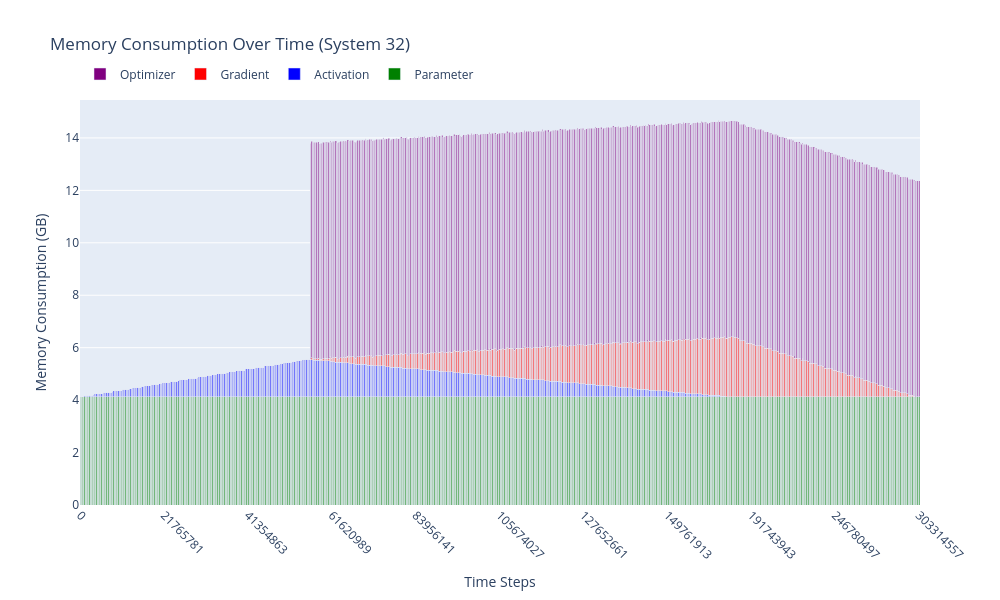

Write notebook code for a chart like this one.
### Code cell
import pandas as pd
import numpy as np
import plotly.graph_objects as go

# Load the CSV file
file_path = './output/GPT_3_1300M_4/2D_Torus/2_1_32_1_0_memory.csv'
data = pd.read_csv(file_path)

# Filter rows where the 'Sys' column value is 32
filtered_data = data[data[' Sys'] == 32]

# Sort data by time to ensure correct ordering
filtered_data = filtered_data.sort_values(by=' Time')

# Calculate memory consumption components (convert to MB)
activation = (filtered_data['  Activation']) / 1024 / 1024 / 1024
gradient = (filtered_data[' Gradient']) / 1024 / 1024 / 1024

max_optimizer = filtered_data[' Optimizer'].max()
gradient_values = filtered_data[' Gradient'].values
first_nonzero_idx = np.argmax(gradient_values != 0)  # returns first True index

filtered_data[' Optimizer'].values[first_nonzero_idx:] = max_optimizer
optimizer = filtered_data[' Optimizer'] / 1024 / 1024 / 1024

parameter = [max(filtered_data[' Parameter'] / 1024 / 1024 / 1024)] * len(filtered_data[' Parameter'])
filtered_data['Total_Consumption'] = (activation + gradient + parameter + optimizer)

# Create sequential indices for x-axis
x_indices = list(range(len(filtered_data)))
time_values = filtered_data[' Time'].values

# Create a stacked bar chart
fig = go.Figure()


fig.add_trace(
    go.Bar(
        x=x_indices,
        y=parameter,
        name="Parameter",
        marker=dict(color='green'),
        hovertemplate='Time: %{customdata}<br>Parameter: %{y:.2f} GB<extra></extra>',
        customdata=time_values,
        width=1  # Set width to 1 to ensure bars touch each other
    )
)
# Add each memory component as a separate bar trace
fig.add_trace(
    go.Bar(
        x=x_indices,
        y=activation,
        name="Activation",
        marker=dict(color='blue'),
        hovertemplate='Time: %{customdata}<br>Activation: %{y:.2f} GB<extra></extra>',
        customdata=time_values,
        width=1  # Set width to 1 to ensure bars touch each other
    )
)

fig.add_trace(
    go.Bar(
        x=x_indices,
        y=gradient,
        name="Gradient",
        marker=dict(color='red'),
        hovertemplate='Time: %{customdata}<br>Gradient: %{y:.2f} GB<extra></extra>',
        customdata=time_values,
        width=1  # Set width to 1 to ensure bars touch each other
    )
)


fig.add_trace(
    go.Bar(
        x=x_indices,
        y=optimizer,
        name="Optimizer",
        marker=dict(color='purple'),
        hovertemplate='Time: %{customdata}<br>Optimizer: %{y:.2f} GB<extra></extra>',
        customdata=time_values,
        width=1  # Set width to 1 to ensure bars touch each other
    )
)


# Update layout for stacked bars with no gaps
fig.update_layout(
    barmode='stack',
    title_text="Memory Consumption Over Time (System 32)",
    yaxis_title="Memory Consumption (GB)",
    legend=dict(x=0, y=1.1, orientation='h'),
    height=600,
    width=1000,
    bargap=0,  # Remove gap between bars
    bargroupgap=0,  # Remove gap between bar groups
)

# Customize x-axis to show time values at certain intervals
step = max(1, len(filtered_data) // 10)  # Show approximately 10 tick marks
tick_vals = x_indices[::step]
tick_text = [f"{time_values[i]}" for i in tick_vals]

fig.update_xaxes(
    title_text="Time Steps",
    tickvals=tick_vals,
    ticktext=tick_text,
    tickangle=45
)

fig.show()

### Figure 1 — Plotly figure (JSON) as saved in the notebook; plotly's stock layout.template omitted (floating-point values rounded to 4 significant figures; data arrays with more than 128 entries replaced by an {"elided": "..."} marker saying what was removed)
{"data": [{"customdata": {"elided": "1332 int values"}, "hovertemplate": "Time: %{customdata}<br>Parameter: %{y:.2f} GB<extra></extra>", "marker": {"color": "green"}, "name": "Parameter", "type": "bar", "width": 1, "x": {"elided": "1332 int values"}, "y": {"elided": "1332 float values"}}, {"customdata": {"elided": "1332 int values"}, "hovertemplate": "Time: %{customdata}<br>Activation: %{y:.2f} GB<extra></extra>", "marker": {"color": "blue"}, "name": "Activation", "type": "bar", "width": 1, "x": {"elided": "1332 int values"}, "y": {"elided": "1332 float values"}}, {"customdata": {"elided": "1332 int values"}, "hovertemplate": "Time: %{customdata}<br>Gradient: %{y:.2f} GB<extra></extra>", "marker": {"color": "red"}, "name": "Gradient", "type": "bar", "width": 1, "x": {"elided": "1332 int values"}, "y": {"elided": "1332 float values"}}, {"customdata": {"elided": "1332 int values"}, "hovertemplate": "Time: %{customdata}<br>Optimizer: %{y:.2f} GB<extra></extra>", "marker": {"color": "purple"}, "name": "Optimizer", "type": "bar", "width": 1, "x": {"elided": "1332 int values"}, "y": {"elided": "1332 float values"}}], "layout": {"bargap": 0, "bargroupgap": 0, "barmode": "stack", "height": 600, "legend": {"orientation": "h", "x": 0, "y": 1.1}, "title": {"text": "Memory Consumption Over Time (System 32)"}, "width": 1000, "xaxis": {"tickangle": 45, "ticktext": ["0", "21765781", "41354863", "61620989", "83956141", "105674027", "127652661", "149761913", "191743943", "246780497", "303314557"], "tickvals": [0, 133, 266, 399, 532, 665, 798, 931, 1064, 1197, 1330], "title": {"text": "Time Steps"}}, "yaxis": {"title": {"text": "Memory Consumption (GB)"}}}}
